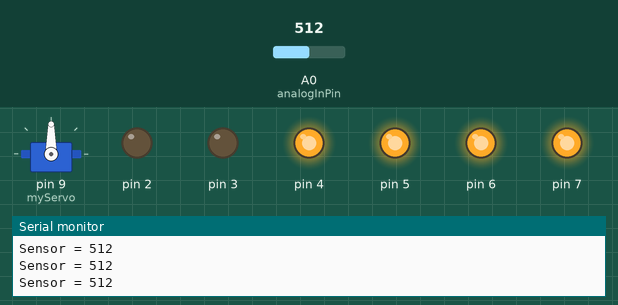
This sketch was run on a simulated Arduino Uno, built with avr-gcc and run on an emulated ATmega328P. On the bench: servo, output pins drawn as LEDs (lit = HIGH), the last lines printed to the serial monitor. Inputs (shaded band) come from the test bench; at power-on: A0 (analogInPin) = 512.

Above: at 1.2 s.
1.3 s: A0 (analogInPin) set to 443
At 1.7 s:
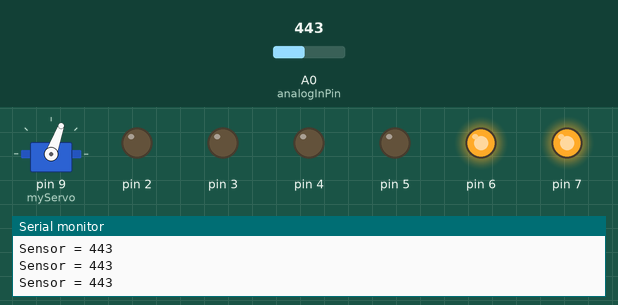
2.8 s: A0 (analogInPin) set to 306
At 4.0 s:
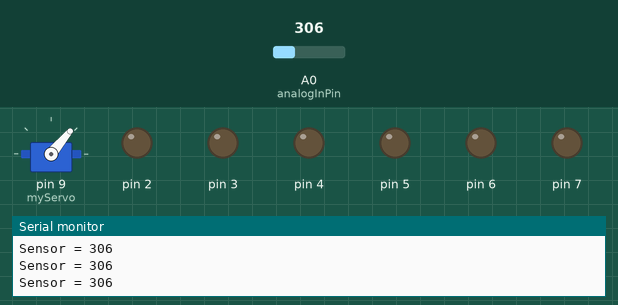
4.3 s: A0 (analogInPin) set to 272
At 5.1 s:
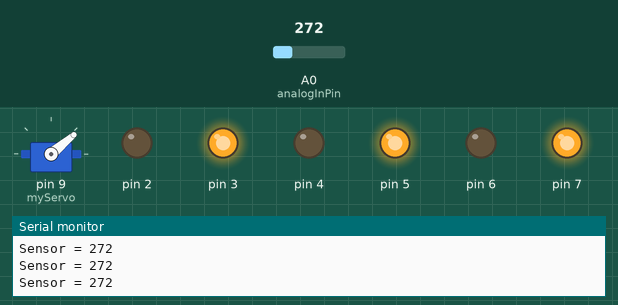
5.8 s: A0 (analogInPin) set to 122
At 6.3 s:
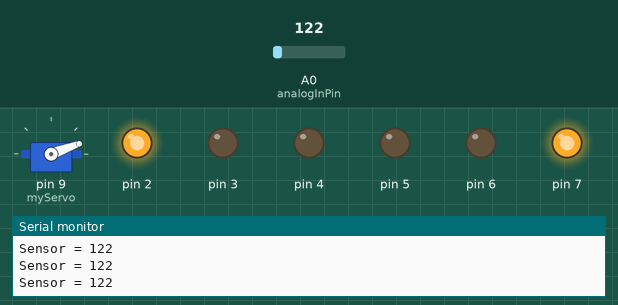
7.3 s: A0 (analogInPin) set to 106
At 8.5 s:
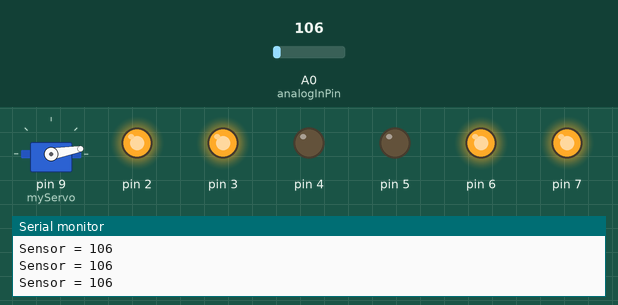
8.8 s: A0 (analogInPin) set to 89
Timing chart, 0 to 11.3 s (numbered marks = the images above; inputs shaded):
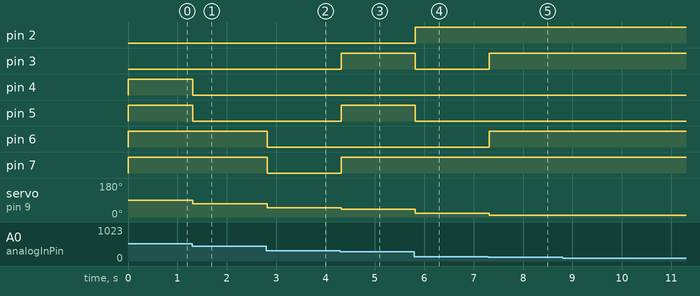

Measured:
- after the input at 1.3 s, pin 4, pin 5: HIGH → LOW at once; servo on pin 9 (myServo): 90° → 70° at once
- after the input at 2.8 s, pin 6, pin 7: HIGH → LOW at once; servo on pin 9 (myServo): 70° → 50° at once
- after the input at 4.3 s, pin 3, pin 5, pin 7: LOW → HIGH at once; servo on pin 9 (myServo): 50° → 40° at once
- after the input at 5.8 s, pin 2: LOW → HIGH at once; pin 3, pin 5: HIGH → LOW at once; servo on pin 9 (myServo): 40° → 20° at once
- after the input at 7.3 s, pin 3, pin 6: LOW → HIGH at once; servo on pin 9 (myServo): 20° → 10° at once

The sketch:

Servo_5_AnalogKnob-LED.ino
```cpp
#include <Servo.h>
Servo myServo;

const int analogInPin = A0;
int sensorValue = 0;
int pos = 0;

void setup() {
  Serial.begin(9600);
  myServo.attach(9);
  pinMode(2, OUTPUT);
  pinMode(3, OUTPUT);
  pinMode(4, OUTPUT);
  pinMode(5, OUTPUT);
  pinMode(6, OUTPUT);
  pinMode(7, OUTPUT);
}

void loop() {
  sensorValue = analogRead(analogInPin);

  Serial.print("Sensor = ");
  Serial.println(sensorValue);

  if (sensorValue >= 966) {
    myServo.write(180);
    digitalWrite(2, HIGH);
    digitalWrite(3, LOW);
    digitalWrite(4, LOW);
    digitalWrite(5, LOW);
    digitalWrite(6, LOW);
    digitalWrite(7, LOW);

  } else if (sensorValue >= 909  && sensorValue < 966) {
    myServo.write(170);
    digitalWrite(2, HIGH);
    digitalWrite(3, HIGH);
    digitalWrite(4, LOW);
    digitalWrite(5, LOW);
    digitalWrite(6, LOW);
    digitalWrite(7, LOW);

  } else if (sensorValue >= 852  && sensorValue < 909) {
    myServo.write(160);
    digitalWrite(2, HIGH);
    digitalWrite(3, HIGH);
    digitalWrite(4, HIGH);
    digitalWrite(5, LOW);
    digitalWrite(6, LOW);
    digitalWrite(7, LOW);

  } else if (sensorValue >= 795  && sensorValue < 852) {
    myServo.write(150);
    digitalWrite(2, HIGH);
    digitalWrite(3, HIGH);
    digitalWrite(4, HIGH);
    digitalWrite(5, HIGH);
    digitalWrite(6, LOW);
    digitalWrite(7, LOW);

  } else if (sensorValue >= 738  && sensorValue < 795) {
    myServo.write(140);
    digitalWrite(2, HIGH);
    digitalWrite(3, HIGH);
    digitalWrite(4, HIGH);
    digitalWrite(5, HIGH);
    digitalWrite(6, HIGH);
    digitalWrite(7, LOW);

  } else if (sensorValue >= 681  && sensorValue < 738) {
    myServo.write(130);
    digitalWrite(2, HIGH);
    digitalWrite(3, HIGH);
    digitalWrite(4, HIGH);
    digitalWrite(5, HIGH);
    digitalWrite(6, HIGH);
    digitalWrite(7, HIGH);

  } else if (sensorValue >= 624  && sensorValue < 681) {
    myServo.write(120);
    digitalWrite(2, HIGH);
    digitalWrite(3, HIGH);
    digitalWrite(4, HIGH);
    digitalWrite(5, HIGH);
    digitalWrite(6, HIGH);
    digitalWrite(7, HIGH);

  } else if (sensorValue >= 567  && sensorValue < 624) {
    myServo.write(110);
    digitalWrite(2, LOW);
    digitalWrite(3, HIGH);
    digitalWrite(4, HIGH);
    digitalWrite(5, HIGH);
    digitalWrite(6, HIGH);
    digitalWrite(7, HIGH);

  } else if (sensorValue >= 510  && sensorValue < 567) {
    myServo.write(90);
    digitalWrite(2, LOW);
    digitalWrite(3, LOW);
    digitalWrite(4, HIGH);
    digitalWrite(5, HIGH);
    digitalWrite(6, HIGH);
    digitalWrite(7, HIGH);

  } else if (sensorValue >= 453  && sensorValue < 510) {
    myServo.write(80);
    digitalWrite(2, LOW);
    digitalWrite(3, LOW);
    digitalWrite(4, LOW);
    digitalWrite(5, HIGH);
    digitalWrite(6, HIGH);
    digitalWrite(7, HIGH);

  } else if (sensorValue >= 396  && sensorValue < 453) {
    myServo.write(70);
    digitalWrite(2, LOW);
    digitalWrite(3, LOW);
    digitalWrite(4, LOW);
    digitalWrite(5, LOW);
    digitalWrite(6, HIGH);
    digitalWrite(7, HIGH);

  } else if (sensorValue >= 339  && sensorValue < 396) {
    myServo.write(60);
    digitalWrite(2, LOW);
    digitalWrite(3, LOW);
    digitalWrite(4, LOW);
    digitalWrite(5, LOW);
    digitalWrite(6, LOW);
    digitalWrite(7, HIGH);

  } else if (sensorValue >= 282  && sensorValue < 339) {
    myServo.write(50);
    digitalWrite(2, LOW);
    digitalWrite(3, LOW);
    digitalWrite(4, LOW);
    digitalWrite(5, LOW);
    digitalWrite(6, LOW);
    digitalWrite(7, LOW);

  } else if (sensorValue >= 225  && sensorValue < 282) {
    myServo.write(40);
    digitalWrite(2, LOW);
    digitalWrite(3, HIGH);
    digitalWrite(4, LOW);
    digitalWrite(5, HIGH);
    digitalWrite(6, LOW);
    digitalWrite(7, HIGH);


  } else if (sensorValue >= 168  && sensorValue < 225) {
    myServo.write(30);
    digitalWrite(2, HIGH);
    digitalWrite(3, LOW);
    digitalWrite(4, HIGH);
    digitalWrite(5, LOW);
    digitalWrite(6, HIGH);
    digitalWrite(7, LOW);


  } else if (sensorValue >= 111  && sensorValue < 168) {
    myServo.write(20);
    digitalWrite(2, HIGH);
    digitalWrite(3, LOW);
    digitalWrite(4, LOW);
    digitalWrite(5, LOW);
    digitalWrite(6, LOW);
    digitalWrite(7, HIGH);


  } else if (sensorValue >= 54  && sensorValue < 111) {
    myServo.write(10);
    digitalWrite(2, HIGH);
    digitalWrite(3, HIGH);
    digitalWrite(4, LOW);
    digitalWrite(5, LOW);
    digitalWrite(6, HIGH);
    digitalWrite(7, HIGH);

  } else {
    myServo.write(0);
    digitalWrite(2, HIGH);
    digitalWrite(3, HIGH);
    digitalWrite(4, HIGH);
    digitalWrite(5, HIGH);
    digitalWrite(6, HIGH);
    digitalWrite(7, HIGH);
  }
  delay(2);
}
```
